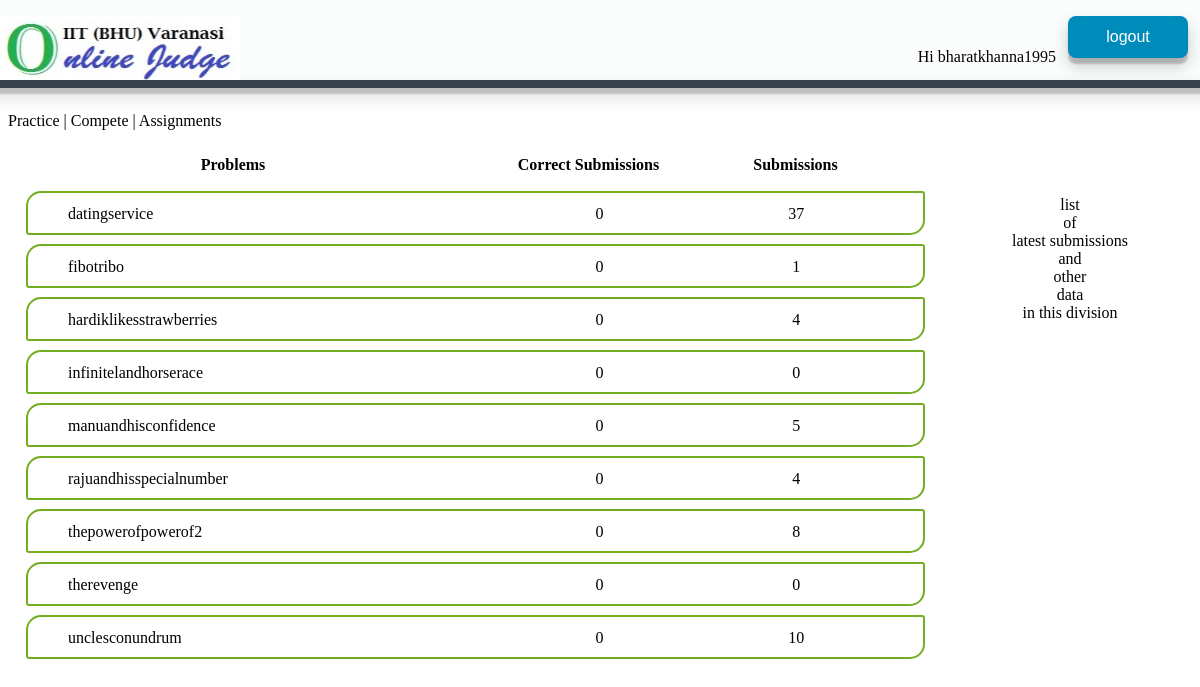
Page /practice/ (signed in) on the committed database.
### submitprob/models.py (models this page shows)
class Problem(models.Model):
    problem_name = models.CharField(max_length=200)
    problem_id = models.AutoField(primary_key=True)
    submissions = models.PositiveIntegerField(default=0)
    correct = models.PositiveIntegerField(default=0)
    wrong_answer = models.PositiveIntegerField(default=0)
    compile_error = models.PositiveIntegerField(default=0)
    runtime_error = models.PositiveIntegerField(default=0)
    points = models.PositiveIntegerField(default=100)

### practice/views.py (the view)
def index(request,username=""):
	l=Problem.objects.all()
	return render(request,'practice/index.html',{'username': username,'problems':l})

### home/templates/practice/index.html (shortened to what this page needs)
{% load staticfiles %}
<link rel="stylesheet" type="text/css" href="/static/css/practice/style.css" >
{% if user.username %}
<div id="menu">
    <img src="/static/images/judge.jpg" id="img1">
    <div id="logout">
        <a href="/logout"> <button class="button"><span>logout</span></button> </a>
    </div>
    <div id="hi">
        Hi <a href="/profile/{{user.username}}">{{user.username}} </a>
    </div>
    <div id="line"></div>
    </div>
<div class="wrapper1" id="wrapper1">
    <div id="content">
        <p>
            <a href="/practice">Practice</a>  |
            <a href="/contest">Compete</a>  |
            <a href="/assignment">Assignments</a>
            <br><br>
            <div class="prob"><center><b>Problems</b></center></div>
            <div class="sub"><center><b>Submissions</b></center></div>
            <div class="correct"><center><b>Correct Submissions</b></center></div>
        <br>
{% for i in problems %}
        <div class="Qbox">
	        <div class="prob"><a href='/practice/{{i.problem_name}}'><div class="QuesName">{{i.problem_name}}</div></a></div>
            <div class="sub">{{i.submissions}}</div>   <div class="correct"> {{i.correct}}</div>
        </div>
{% endfor %}
        </p>
    </div>
    <div id="data" ><center>list <br> of<br>latest submissions <br> and <br> other <br> data <br>in this division</center></div>
    </div>
{% endif %}

### home/static/css/practice/style.css (style rules this page uses)
#menu { position: fixed; background-color: #fbfcfc ; width: 150%; margin-left:-10%; top:0%; height: 10%; z-index:1; }
#line { position: fixed; background-color: #39424E; width: 150%; height: 1%; z-index=1; margin-left:-10%; top:10%; padding: 0%; box-shadow: 0 8px 16px 0 rgba(1,0,0,0.2), 0 6px 2px 0 rgba(0,0,0,0.19); }
.button { display: inline-block; background-color: #008CBA; border: none; color: white; padding: 12px 26px; width: 120px; text-align: center; font-size: 16px; border-radius: 8px; cursor: pointer; transition: all 0.5s; box-shadow: 0 8px 16px 0 rgba(1,0,0,0.2), 0 6px 2px 0 rgba(0,0,0,0.19); }
.button span { cursor: pointer; display: inline-block; position: relative; transition: 0.5s; }
.button span:after { content: '»'; position: absolute; opacity: 0; top: 0; right: -20px; transition: 0.5s; }
#logout { position:fixed; right:1%; top:2%; padding:0%; }
#hi { position:fixed; right: calc(2% + 120px); top: 6%; padding:0%; }
#wrapper1 { position:absolute; width:100%; top:12%; }
#content { width:75%; float:left; }
#data { margin-top:100px; width:23%; float:right; background }
.prob { width:50%; float:left; margin-top:-8px; }
.sub { width:25%; float:right; text-align:center; margin-top:-8px; }
.correct { width:21%; float:right; text-align:center; margin-top:-8px; }
#img1 { position:fixed; left:0%; top:2%; padding:0%; width:20%; height:8%; z-index:1; }
.Qbox { width:95%; margin-left:2%; margin-top:1%; height: 10%; border-radius: 15px 3px; border: 2px solid #73AD21; padding:20px; }
.QuesName { margin-left:20px; }
a:link { text-decoration: none; color:black; }

### rows in the picture
Problem: problem_name "datingservice", submissions "37", correct "0"
Problem: problem_name "fibotribo", submissions "1", correct "0"
Problem: problem_name "hardiklikesstrawberries", submissions "4", correct "0"
Problem: problem_name "infinitelandhorserace", submissions "0", correct "0"
Problem: problem_name "manuandhisconfidence", submissions "5", correct "0"
Problem: problem_name "rajuandhisspecialnumber", submissions "4", correct "0"
Problem: problem_name "thepowerofpowerof2", submissions "8", correct "0"
Problem: problem_name "therevenge", submissions "0", correct "0"
Problem: problem_name "unclesconundrum", submissions "10", correct "0"

### other values in the picture
{{ user.username }} "bharatkhanna1995"
